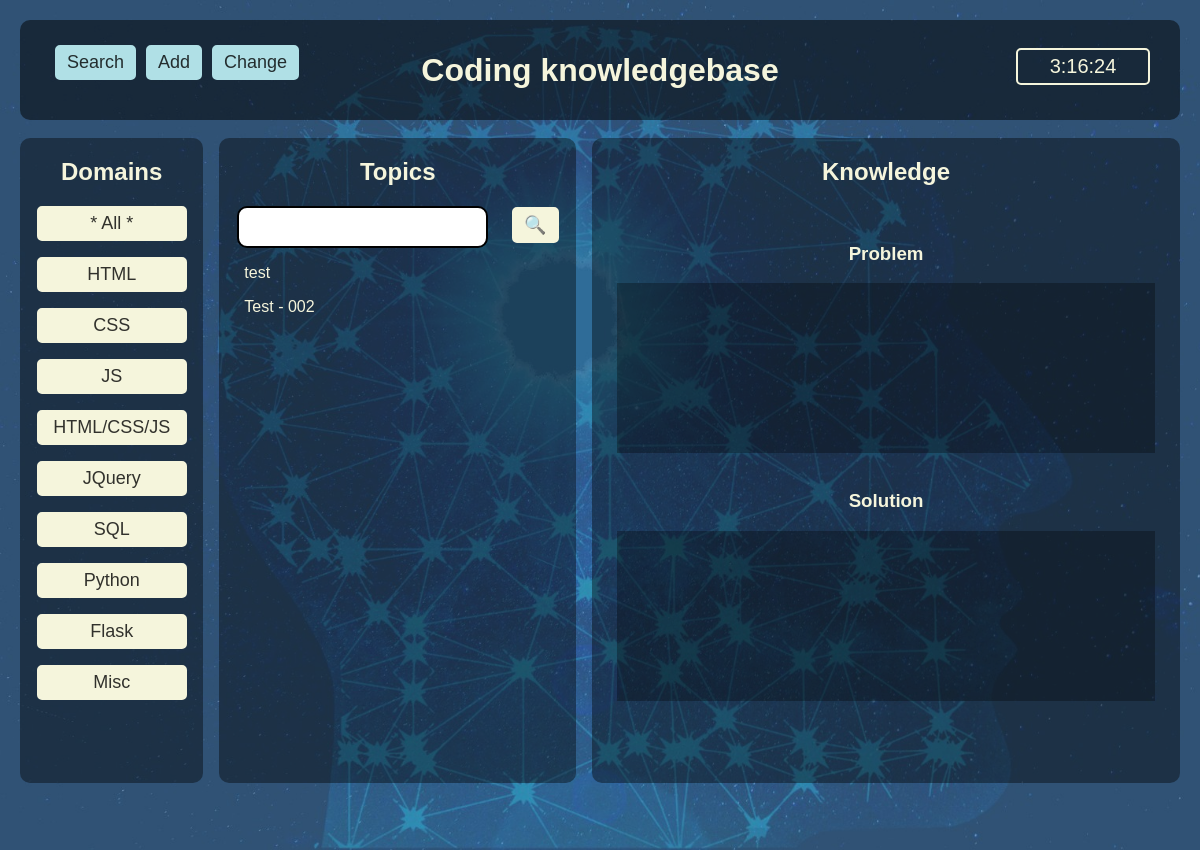
Before: / with the older database file.
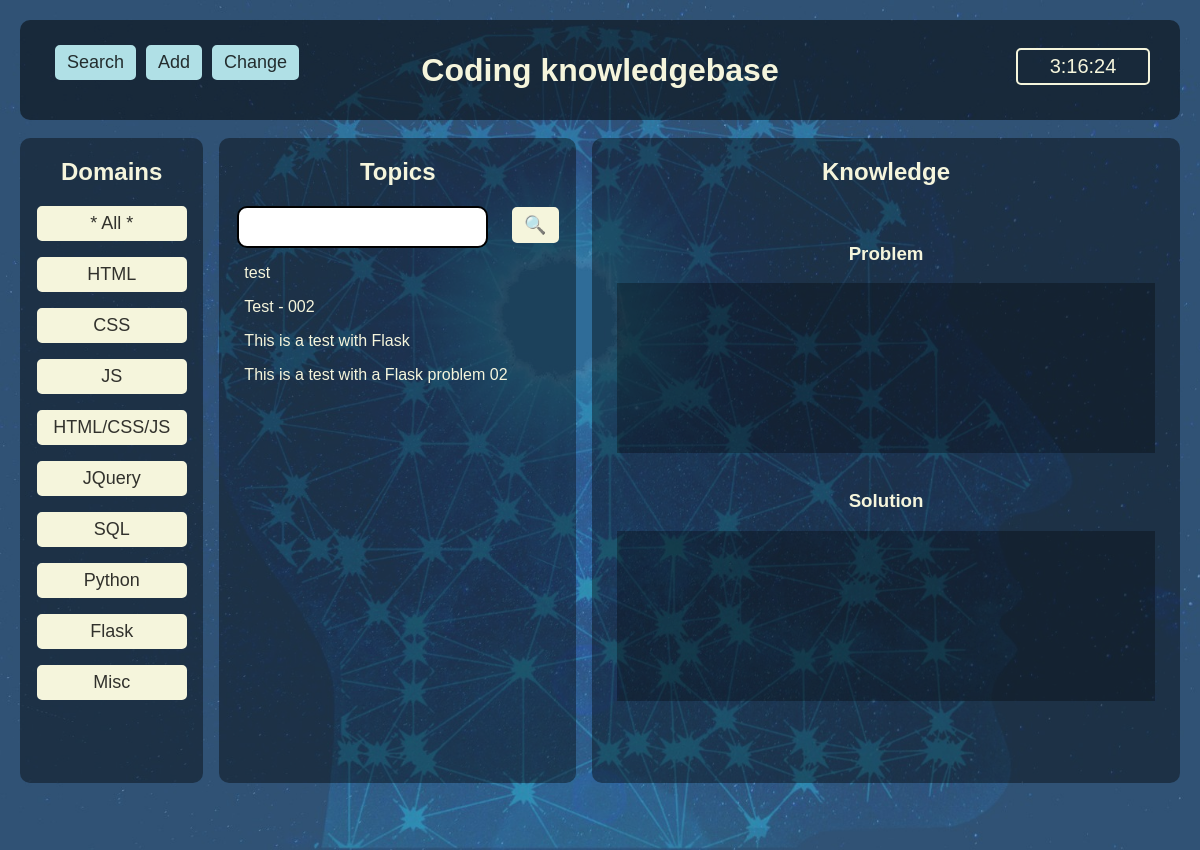
After: the same page with the newer database file.
### tables this page shows
CREATE TABLE domains (
                                        domain_id integer PRIMARY KEY,
                                        name text NOT NULL                                    
                                    );

CREATE TABLE topics (
                                        topic_id integer PRIMARY KEY,
                                        name text NOT NULL,
                                        domain int,
                                        foreign key(domain) references domains(domain_id)
                                    );

### flask_app.py (the view)
@app.route('/',methods=['GET','POST'])
def home():
    domain_list = []
    domain_list = get_domains()
    topic_list = []
    problem = ""
    solution = ""
    if request.method == "POST":
        action = request.form["action"]
        print(">>*>> action:", action)
        if action == "click_topic": #als de $.ajax gebruikt is (een van de topics geklikt)
            topic = request.form["topic"]
            topic_dict = get_1_topic(topic)
            problem = topic_dict["problem"]
            solution = topic_dict["solution"]
            resp = make_response(render_template('index.html', domain_list=domain_list, topic_list=topic_list, problem=problem, solution=solution))
            resp.set_cookie('problem', problem)
            resp.set_cookie('solution',solution)
        elif action == "search": #als de search button is aangeklikt
            search_str = request.form["search_str"]
            print(">> Search-str: >> ", search_str)
            topic_list = topics_searched(search_str)
            print(">> Topic-list: >> ", topic_list)
            resp = make_response(render_template('index.html', domain_list=domain_list, topic_list=topic_list, problem=problem, solution=solution))
        else: #als een van de domain buttons geklikt is.
            domain = request.form["action"]
            print("domain clicked: ", domain)
            if domain == "All":
                topic_list = get_topics()
            else:
                topic_list = topics_filtered(domain)
            resp = make_response(render_template('index.html', domain_list=domain_list, topic_list=topic_list, problem=problem, solution=solution))
    else:
        topic_list = get_topics()
        resp = make_response(render_template('index.html', domain_list=domain_list, topic_list=topic_list, problem=problem, solution=solution))
    return resp

### db.py (called while the page is built)
def connect_to_db(db_file):
    conn = None
    try:
        conn = sqlite3.connect(db_file)
        print("** Connection established")
        return conn
    except Error as e:
        print(e)
    return conn

def get_domains():
    database = "knowledge.db"
    conn = connect_to_db(database)
    c = conn.cursor()
    query = '''select name from domains'''
    c.execute(query)
    data = c.fetchall()
    output = []
    for d in data:
        output.append(d[0])
    return output

def get_topics():
    database = "knowledge.db"
    conn = connect_to_db(database)
    c = conn.cursor()
    query = '''select name, domain from topics'''
    c.execute(query)
    data = c.fetchall()
    output = []
    for d in data:
        output.append(d[0])
    return output

### templates/index.html (shortened to what this page needs)
<!DOCTYPE html>
<html lang="en">
<head>
    <link rel="stylesheet" href="/static/style.css">
</head>
<body onload="startTime()">
    <div class="container">
        <div class="top">
            <div class="top-menu">
                <a href="/"><button class="top_btn">Search</button></a>
                <a href="/new"><button class="top_btn">Add</button></a>
                <a href="/change"><button class="top_btn">Change</button></a>
            </div>
            <h1>Coding knowledgebase</h1>
            <div id="clock"></div>
        </div>
        <div class="main">
            <div id="index1">
                <h2>Domains</h2>
                <form method="POST">
                    <p><button type="submit" name="action" value="All" class="domain_btn">* All *</button></p>
                    {% for domain in domain_list %}
                        <p><button type="submit" name="action" value="{{domain}}" class="domain_btn">{{domain}}</button></p>
                    {% endfor %}
                </form>
            </div>
            <div id="index2">
                <h2>Topics</h2>
                <form method="POST" action="">
                <input name="search_str" class="topic_search" type="text">
                <button type="submit" name="action" value="search" class="search_btn">&#x1F50D;</button>
                </form>
                <div class="topic_list">
                    {% for topic in topic_list %}
                        <p class="topic">{{topic}}</p>
                    {% endfor %}
                </div>
            </div>
            <div id="knowledge">
                <h2>Knowledge</h2>
                <br>
                <h3>Problem</h3>
                <div id="problem">{{problem}}</div>
                <br>
                <h3>Solution</h3>
                <div id="solution">{{solution}}</div>
            </div>
        </div>
    </div>
</body>
</html>

### static/style.css (style rules this page uses)
body { font-family: 'Trebuchet MS', 'Lucida Sans Unicode', 'Lucida Grande', 'Lucida Sans', Arial, sans-serif; color: beige; margin: 0; }
.container { background-image: url("/static/img/binary3.jpg"); background-size: cover; background-repeat: no-repeat; padding-top: 10px; }
button { font-family: 'Trebuchet MS', 'Lucida Sans Unicode', 'Lucida Grande', 'Lucida Sans', Arial, sans-serif; color: rgba(0, 0, 0, 0.8); background-color: beige; font-size: 18px; border-radius: 5px; padding: 5px 10px; border-style: none; border: solid 2px beige; }
.domain_btn { width:150px; }
.top_btn { background-color: powderblue; border-color:powderblue; display: inline; float: left; margin-right: 10px; }
.search_btn { margin-left: 20px; }
.top { background-color: rgba(0,0,0,0.5); height: 10vh; text-align: center; padding: 10px; border-radius: 10px; margin: 10px 20px 10px 20px; margin-top: 10px; }
.top-menu { position:absolute; top: 5vh; left: 50px; padding: 5px; text-align: left; }
#clock { position:absolute; top: 6vh; right: 50px; font-size: 20px; border: 2px solid beige; padding: 5px; width: 120px; border-radius: 5px; }
h1 { margin: auto; margin-top: 2.8vh; }
.main { display: flex; height: 90vh; max-width: 98vw; margin: auto; }
#index1 { height: 80vh; background-color: rgba(0,0,0,0.4); margin: 8px; padding: 5px; padding-top: 0px; width: 15%; min-width: 150px; text-align: center; border-radius: 10px; }
#index2 { height: 80vh; background-color: rgba(0,0,0,0.4); margin: 8px; padding: 5px; padding-top: 0px; width: 30%; min-width: 300px; text-align: center; border-radius: 10px; }
#knowledge { height: 80vh; background-color: rgba(0,0,0,0.4); margin: 8px; padding: 5px; padding-top: 0px; width: 50%; min-width: 400px; text-align: center; border-radius: 10px; }
.topic_list { text-align: left; margin-left: 20px; height: 70vh; overflow-y: auto; }
.topic_search { font-size: 40; border: 2px black solid; border-radius: 10px; height: 36px; width: 70%; }
#problem, #solution { text-align: left; margin-left: 20px; margin-right: 20px; padding: 10px 20px 10px 20px; background-color:rgba(0, 0, 0, 0.3); height: 150px; }

Changed rows visible on the page:
added topics: name "This is a test with Flask"
added topics: name "This is a test with a Flask problem 02"
